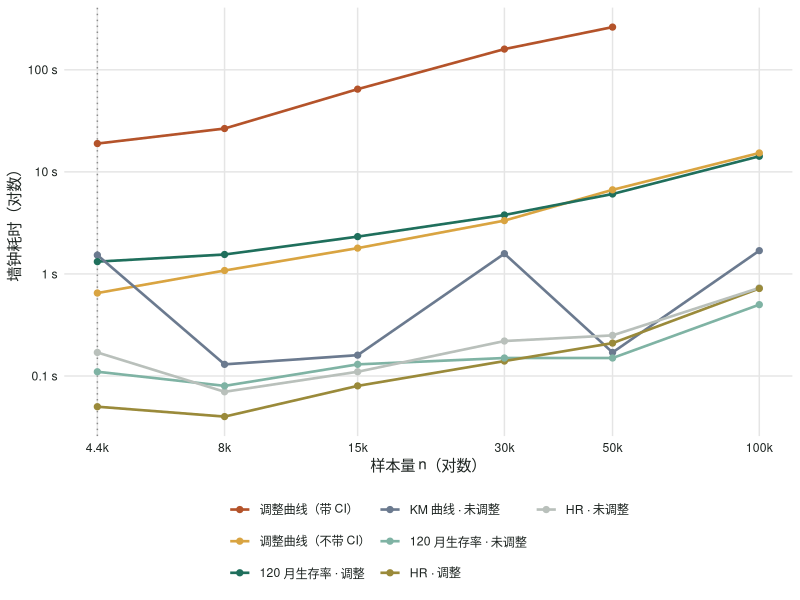
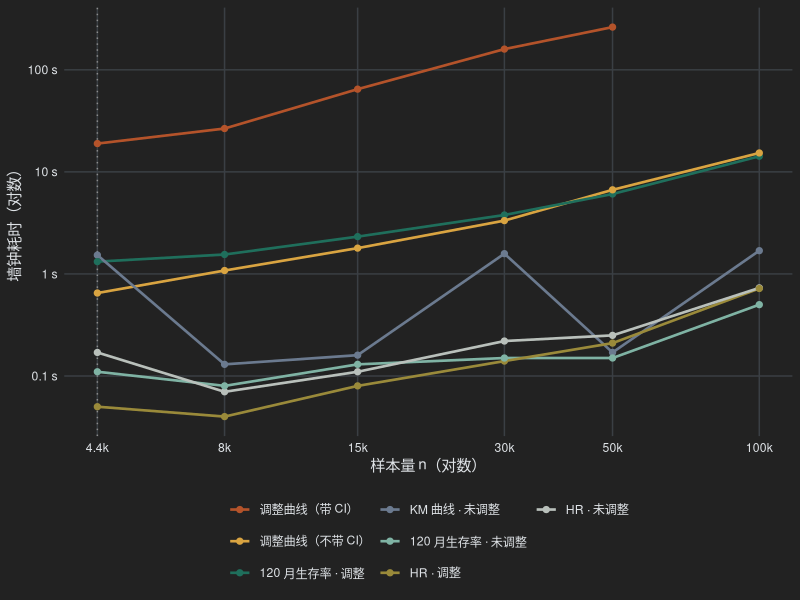

Write R code to recreate these figures, in order.
## ---- chunk 1
#| label: setup
#| include: false
tm <- read.csv("bench/rpa_cox_timing.csv")
kn <- read.csv("bench/rpa_cox_knobs.csv")
main <- tm[tm$run == "main", ]
w <- reshape(main[, c("n", "cell", "sec")], idvar = "n", timevar = "cell", direction = "wide")
names(w) <- sub("^sec\\.", "", names(w))
w <- w[order(w$n), ]
mem <- reshape(main[, c("n", "cell", "peak_mb")], idvar = "n", timevar = "cell", direction = "wide")
names(mem) <- sub("^peak_mb\\.", "", names(mem))
mem <- mem[order(mem$n), ]
n_lab <- function(n) ifelse(n > 4387, paste0(format(n, big.mark = ","), "\\*"), format(n, big.mark = ","))
f2 <- function(x) ifelse(is.na(x), "未测", ifelse(x < 10, sprintf("%.2f", x), sprintf("%.1f", x)))
gb <- function(x) ifelse(is.na(x), "—", sprintf("%.1f", x / 1024))
## ---- chunk 2
#| label: fig-timing
#| echo: false
#| fig-cap: "各步骤的墙钟耗时（秒），双对数坐标。虚线右侧为重抽样放大的样本。n = 100000 时没有测调整后的曲线。"
#| fig-width: 7.5
#| fig-height: 4.4
#| renderings: [light, dark]
library(ggplot2)
lab <- c(curve_direct = "调整曲线（带 CI）", as_direct_noCI = "调整曲线（不带 CI）",
         SP_direct = "120 月生存率 · 调整", curve_unadj = "KM 曲线 · 未调整",
         SP_unadj = "120 月生存率 · 未调整", HR_direct = "HR · 调整", HR_unadj = "HR · 未调整")
col <- c("#b4532a", "#d9a441", "#1f6f5c", "#6b7a8f", "#7fb3a4", "#9a8a3a", "#b9c0bb")
pd <- main[main$cell %in% names(lab), ]
pd$cell <- factor(pd$cell, levels = names(lab), labels = lab)
p <- ggplot(pd, aes(n, sec, colour = cell)) +
  geom_vline(xintercept = 4387, linetype = 3, colour = "grey55") +
  geom_line(linewidth = 0.9) + geom_point(size = 1.8) +
  scale_x_log10(breaks = unique(pd$n), labels = function(x) paste0(round(x / 1000, 1), "k")) +
  scale_y_log10(breaks = c(0.1, 1, 10, 100), labels = function(x) paste(x, "s")) +
  scale_colour_manual(values = col, name = NULL) +
  labs(x = "样本量 n（对数）", y = "墙钟耗时（对数）") +
  guides(colour = guide_legend(nrow = 3))
th <- function(fg, bg, grid) theme_minimal(base_size = 11) +
  theme(legend.position = "bottom", panel.grid.minor = element_blank(),
        panel.grid.major = element_line(colour = grid),
        text = element_text(colour = fg), axis.text = element_text(colour = fg),
        plot.background = element_rect(fill = bg, colour = NA))
p + th("#1d2421", "white", "grey90")
p + th("#dee2e6", "#222222", "#3a3f44")
## ---- chunk 3
#| label: tbl-timing
#| echo: false
#| tbl-cap: "各步骤墙钟耗时（秒）与调整曲线的峰值内存（GB）。“曲线”是整个随访期的曲线（cat$obj），“120 月”是 timepoint = 120 的生存率与生存率差表。"
knitr::kable(data.frame(
  n = n_lab(w$n),
  `KM 曲线` = f2(w$curve_unadj),
  `调整曲线` = paste0("**", f2(w$curve_direct), "**"),
  `其内存` = gb(mem$curve_direct),
  `调整曲线（不带 CI）` = f2(w$as_direct_noCI),
  `HR 未调整` = f2(w$HR_unadj), `HR 调整` = f2(w$HR_direct),
  `120 月 未调整` = f2(w$SP_unadj), `120 月 调整` = f2(w$SP_direct),
  check.names = FALSE), align = "rrrrrrrrr")
## ---- chunk 4
#| label: getcat-total
#| include: false
pil <- tm[tm$run == "pilot", ]
gct <- pil$sec[pil$cell == "get_cat_total"]
cdp <- pil$sec[pil$cell == "curve_direct"]
## ---- chunk 5
#| label: tbl-contrast
#| echo: false
#| tbl-cap: "n = 8000，同一份数据、同一个 Cox 模型，只改 ate() 的 allContrasts。"
kc <- kn[kn$batch == "contrast", ]
knitr::kable(data.frame(
  `allContrasts` = c("默认：所有两两组合（55 对）", "rbind(参照组, 其余各组)（10 对）"),
  `耗时（s）` = sprintf("%.1f", kc$sec),
  `输出行数` = kc$rows,
  `与默认结果比较` = c("—", "11 组 × 全部时间点的 surv、se、CI 最大差值均为 0"),
  check.names = FALSE), align = "lrrl")
## ---- chunk 6
#| label: tbl-grid
#| echo: false
#| tbl-cap: "带置信区间的调整曲线在不同时间网格下的耗时。最右列是第 1 组在 120 个月处的生存率（95% CI）。"
kg <- kn[kn$batch == "grid" & kn$setting != "allContrasts_1pair", ]
glab <- c(all_event_times = "全部事件时间（现在的做法）",
          times_by_6 = "seq(0, 240, by = 6)", times_by_12 = "seq(0, 240, by = 12)")
knitr::kable(data.frame(
  n = format(kg$n, big.mark = ","), `时间网格` = glab[kg$setting],
  `时间点 × 组` = kg$rows, `耗时（s）` = sprintf("%.1f", kg$sec),
  `峰值内存（GB）` = sprintf("%.1f", kg$peak_mb / 1024),
  `S(120) 第 1 组` = sprintf("%.4f (%.4f, %.4f)", kg$s120_g1, kg$ci_low, kg$ci_high),
  check.names = FALSE), align = "rlrrrr")
